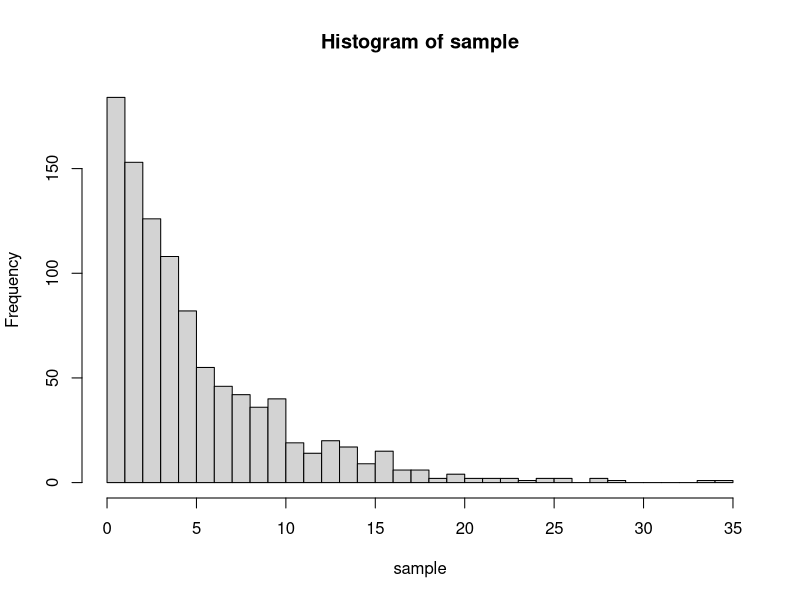
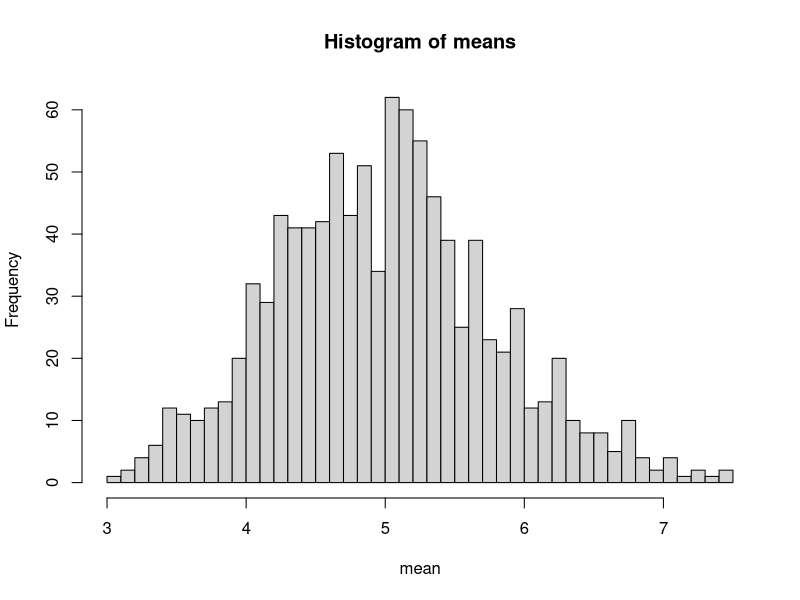
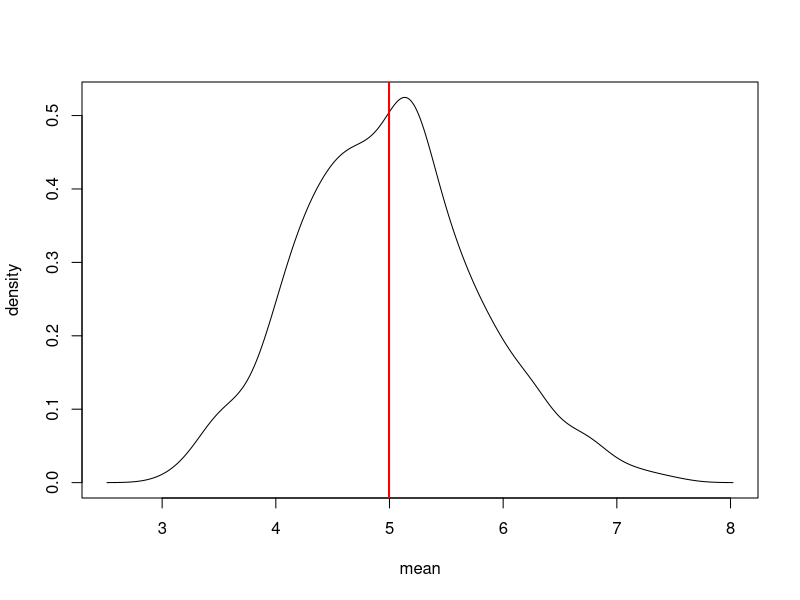

These charts were generated, in order, by the following R code:
## ---- chunk 1
knitr::opts_chunk$set(echo = TRUE)
#library(ggplot2)
## ---- chunk 2
n <- 40
lambda <- 0.2
n.of.sim <- 1000
sim <- matrix(sapply(1:n.of.sim, function(i){rexp(n,lambda)}), n.of.sim,n)
dim(sim)
## ---- chunk 3
means <- apply(sim, 1, mean)

mean.of.sim = mean(means)
sd.of.sim = sd(means)
pop.sd = sd.of.sim * sqrt(n)

# sample mean
round(mean.of.sim,2)
# variance of sample mean
round(sd.of.sim^2,2)
## ---- chunk 4
sample <- rexp(1000,0.2)
hist(sample, breaks=40)
## ---- chunk 5
hist(means, breaks=40, xlab="mean")
## ---- chunk 6
dst <- density(means)
plot(dst$x, dst$y, type ="n", xlab="mean", ylab="density")
lines(dst$x, dst$y)
abline(v=mean.of.sim, col="red", lwd=2)
